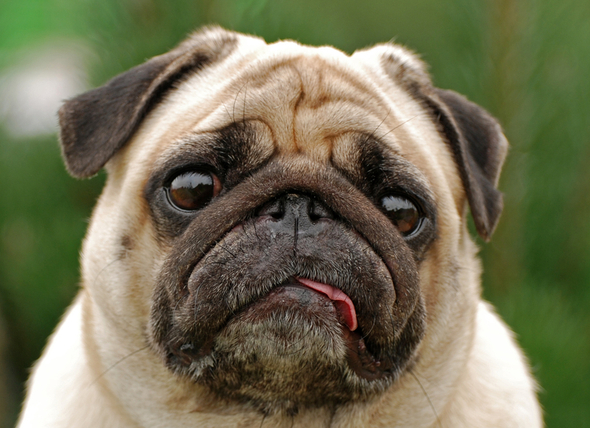
#> input picture k_means/dog.jpg, 590 x 428 px
$ python image_clustering.py
#> lines starting #> are read from the running program, lines starting #| are printed output that depends on the picture
from sklearn import cluster
from sklearn.cluster import KMeans
from matplotlib.image import imread
import matplotlib.pyplot as plt
import numpy as np

catImage = imread('dog.jpg')
#> catImage is the input picture: shape (428, 590, 3); mean R, G, B 115, 113, 85.1
imgplot = plt.imshow(catImage)

x, y, z = catImage.shape
#> x = 428; y = 590; z = 3
image_2d = catImage.reshape(x*y, z)
n=4
kmeans_cluster = cluster.KMeans(n_clusters=n).fit(image_2d)
cluster_centers = kmeans_cluster.cluster_centers_
#> cluster_centers = [[51.36, 52.62, 28.54], [172.6, 155.5, 130.2], [93.08, 98.92, 61.85], [233.9, 224.2, 212.3]]
cluster_labels = kmeans_cluster.labels_
plt.imshow((cluster_centers[cluster_labels].reshape(x, y, z) * 255).astype(np.uint8))
plt.savefig('clustered.png')
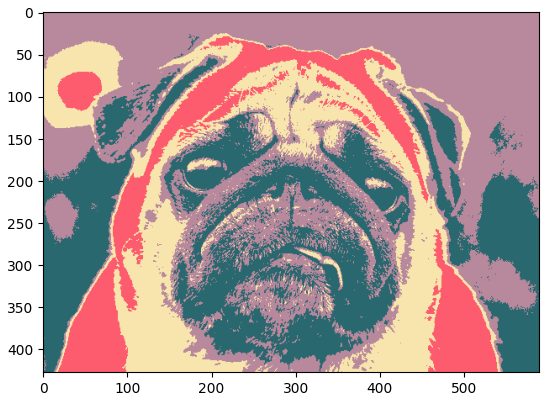
#> figure drawn by matplotlib, 1 panel
print(cluster_labels.shape)
#| (252520,)
plt.show()
